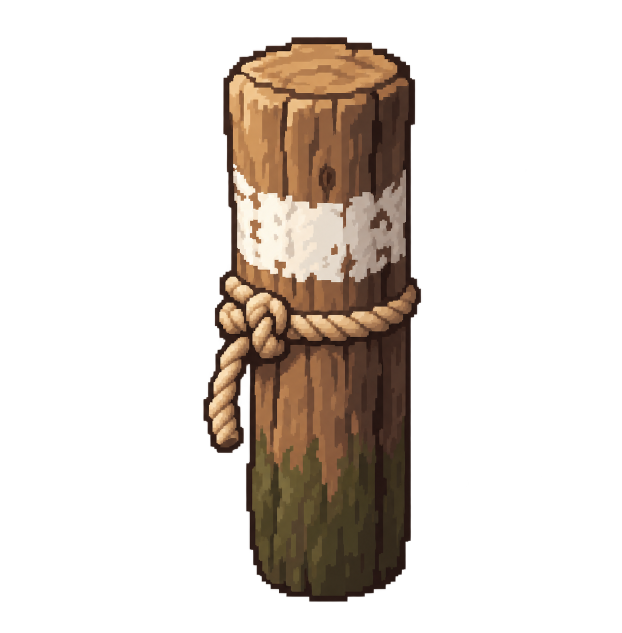
#> input picture Assets/RedrawStudies/20261013/whiteband_mooring_post/concept_imagegen.png, 1243 x 1266 px (shown at 1/2 size)
$ python reproduce.py
#> lines starting #> are read from the running program, lines starting #| are printed output that depends on the picture; after the words box and inside, x2 and y2 are one past the last pixel; in counts of white or black regions, pixels touching at a corner belong together
from pathlib import Path
import json, hashlib
from PIL import Image, ImageDraw
import numpy as np

HERE=Path(__file__).resolve().parent
ROOT=HERE.parents[3]
PAL=['#241e1d','#3b2c25','#554033','#76543c','#94704c','#b18b5a',
     '#675942','#484631','#34392e','#7d7159','#a89a7b','#c9b798','#e0d2b3','#f0e4cb']
rgb=np.array([tuple(bytes.fromhex(c[1:])) for c in PAL],dtype=np.int32)
src=Image.open(HERE/'concept_imagegen.png').convert('RGBA')
#> src is the input picture: PIL image 1243x1266 RGBA; mean R, G, B, A 31.6, 24, 17.7, 63.4
a=np.array(src); mask=a[:,:,3]>=128
#> after `mask = a[:, :, 3] >= 128`:
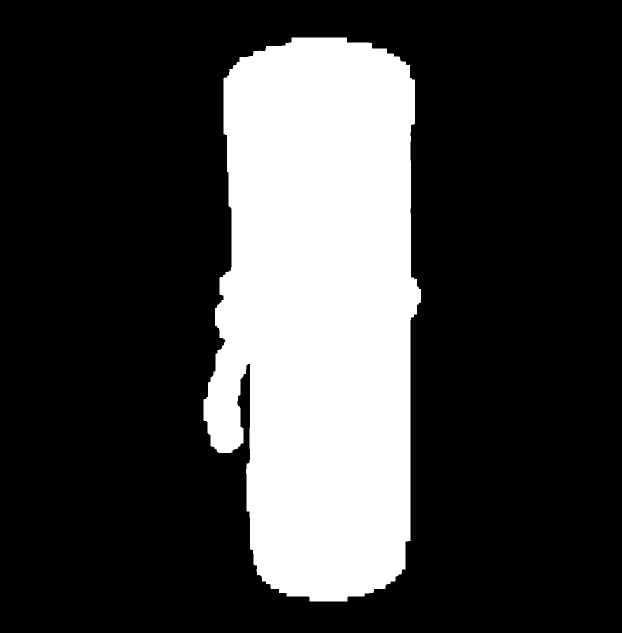
#> mask: shape (1266, 1243) bool (shown at 1/2 size); 25% white; 1 white region, box (x1, y1, x2, y2) and area: (407, 75, 842, 1203) 394083
ys,xs=np.where(mask); crop=(int(xs.min()),int(ys.min()),int(xs.max()+1),int(ys.max()+1))
#> after `crop = (int(xs.min()), int(ys.min()), int(xs.max() + 1), int(ys.max() `: crop = (407, 75, 842, 1203)
small=src.crop(crop).resize((17,42),Image.Resampling.BOX)
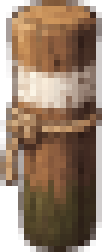
#> small: PIL image 17x42 RGBA (shown 6 times larger); mean R, G, B, A 104.7, 79.1, 58.5, 203.4; transparent parts drawn white
arr=np.array(small); dist=((arr[:,:,:3,None].astype(np.int32)-rgb.T[None,None,:,:])**2).sum(axis=2)
out=np.zeros_like(arr); out[:,:,:3]=rgb[dist.argmin(axis=2)];out[:,:,3]=np.where(arr[:,:,3]>=128,255,0)
out[out[:,:,3]==0,:3]=0
canvas=Image.new('RGBA',(32,48));canvas.paste(Image.fromarray(out),(7,3))
#> after `canvas = Image.new('RGBA', (32, 48))`: canvas: PIL image 32x48 RGBA; every value is 0
#> after `canvas.paste(Image.fromarray(out), (7, 3))`:
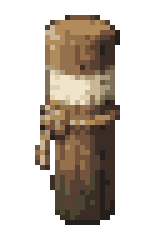
#> canvas: PIL image 32x48 RGBA (shown 5 times larger); mean R, G, B, A 44.6, 36.2, 27.7, 94.6; transparent parts drawn white
canvas.save(HERE/'native_before_edits.png')
# Explicit per-pixel changes are versioned in edits.json; alpha zero preserves rope negative space.
#> (the run stopped early here; a loop or call above may not have finished)
